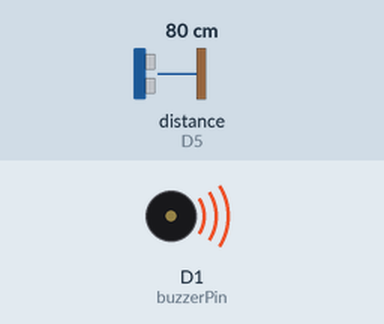
Simulated run of this sketch. Board: ESP8266 (NodeMCU). On the bench: buzzer (waves = sounding). Wiring (inferred from the names in the program): ultrasonic range finder: trigger D6; echo D5. The test bench sets the inputs (shaded band); at power-on: distance to the obstacle (sensor on D5) 80 cm. The echo pulse lasts 58.3 µs per cm; WiFi joins after 1.5 s; servers stay silent unless stated; no MQTT or app messages arrive unless stated; what the sketch prints to the serial monitor is not drawn.

Above: at 3.2 s.
3.3 s: distance to the obstacle (sensor on D5) set to 21 cm
7.1 s: distance to the obstacle (sensor on D5) set to 17 cm
At 7.5 s:
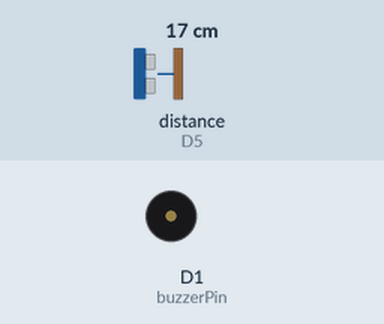
10.9 s: distance to the obstacle (sensor on D5) set to 35 cm
At 12.2 s:
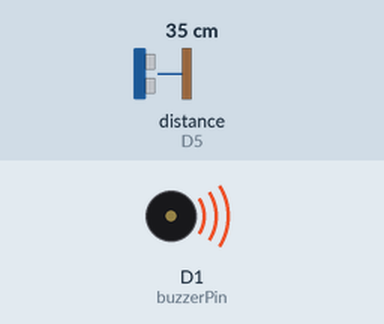
14.7 s: distance to the obstacle (sensor on D5) set to 2 cm
At 16.7 s:
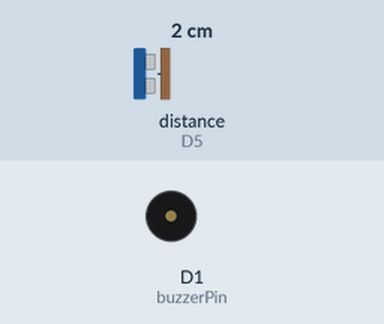
18.5 s: distance to the obstacle (sensor on D5) set to 60 cm
At 20.5 s:
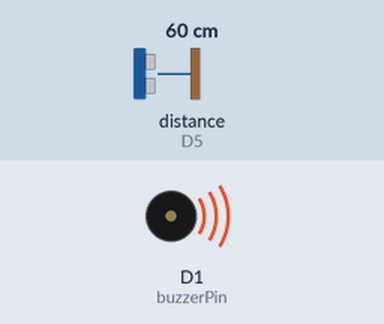
Timing chart, 0 to 26.7 s (numbered marks = the images above; inputs shaded):
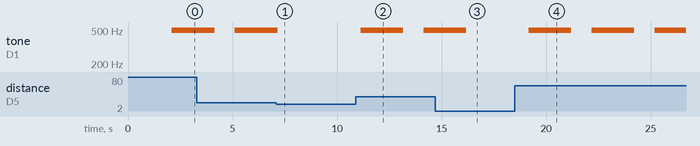

The sketch:

Arduino1.ino
```cpp
//Aunque no te corra el código acá, si todo está bien configurado, entonces el código de python
//debería correr de forma inalámbrica sin ningún problema.

#include <ESP8266WiFi.h>
#include <PubSubClient.h>

// Configura tu red WiFi
const char* ssid = "Nombre_red";
const char* password = "Contraseña_de_red";

// Configura tu servidor MQTT
const char* mqtt_server = "Direccion.Broker.MQTT"; // Dirección del broker MQTT
const int mqtt_port = 1883; // Puerto MQTT

WiFiClient espClient;
PubSubClient client(espClient);

const int trigPin = D6;
const int echoPin = D5;
const int buzzerPin = D1;

#define SOUND_VELOCITY 0.034
#define SPEED_THRESHOLD 0.5
#define NEGATIVE_SPEED_THRESHOLD -0.5

long duration;
float distanceM;
float distancePrevM = 0;
unsigned long previousTime = 0;

void setup() {
  Serial.begin(115200);
  pinMode(trigPin, OUTPUT);
  pinMode(echoPin, INPUT);
  pinMode(buzzerPin, OUTPUT);

  // Conexión WiFi
  WiFi.begin(ssid, password);
  while (WiFi.status() != WL_CONNECTED) {
    delay(1000);
    Serial.println("Conectando a WiFi...");
  }
  Serial.println("Conexión WiFi establecida.");

  // Conexión al broker MQTT
  client.setServer(mqtt_server, mqtt_port);
  while (!client.connected()) {
    if (client.connect("ArduinoClient1")) { //Cambiar el número de cliente
      Serial.println("Conectado al broker MQTT.");
    } else {
      delay(5000);
      Serial.print("Error de conexión MQTT, intentando nuevamente...");
    }
  }
}

void loop() {
  // Establece el trigPin
  digitalWrite(trigPin, LOW);
  delayMicroseconds(2);
  digitalWrite(trigPin, HIGH);
  delayMicroseconds(10);
  digitalWrite(trigPin, LOW);

  // Lee el echoPin
  duration = pulseIn(echoPin, HIGH);

  // Calcula la distancia
  distanceM = (duration * SOUND_VELOCITY / 2) * 0.01;

  // Calcula la velocidad
  unsigned long currentTime = millis();
  float speed = (distanceM - distancePrevM) / ((currentTime - previousTime) / 1000.0);

  // Publica los datos a través de MQTT
  char distanceStr[10];
  char speedStr[10];
  dtostrf(distanceM, 5, 2, distanceStr); // Convierte la distancia a string
  dtostrf(speed, 5, 2, speedStr); // Convierte la velocidad a string

  // Publica en los tópicos MQTT correspondientes. //Cambiar el número de arduino acá.
  client.publish("arduino1/mediciones/distance", distanceStr);
  client.publish("arduino1/mediciones/speed", speedStr);

  // Acciona el buzzer si la velocidad es mayor al umbral
  if (distanceM>=0.18) {
    activateBuzzer(1000);
  } else {
    digitalWrite(buzzerPin, LOW);
  }

  distancePrevM = distanceM;
  previousTime = currentTime;

  delay(1000); // Espera 1 segundo
}

void activateBuzzer(int times) {
  for (int i = 0; i < times; i++) {
    digitalWrite(buzzerPin, HIGH);
    delay(1);
    digitalWrite(buzzerPin, LOW);
    delay(1);
  }
}
```

Measured:
- the behaviour switches between 19 and 18 cm on distance to the obstacle (sensor on D5) (found by bisection; images 0 and 1)
- after the input at 7.1 s, tone on D1 (buzzerPin): goes on until 7.2 s, then stays silent
- after the input at 10.9 s, tone on D1 (buzzerPin): silent → 498 Hz after 0.23 s, → silent 2.0 s later, → 498 Hz 0.97 s later
- after the input at 14.7 s, tone on D1 (buzzerPin): goes on until 16.2 s, then stays silent
- after the input at 18.5 s, tone on D1 (buzzerPin): alternates 498 Hz for 2.0 s and silent for 0.97 s, starting after 0.66 s
